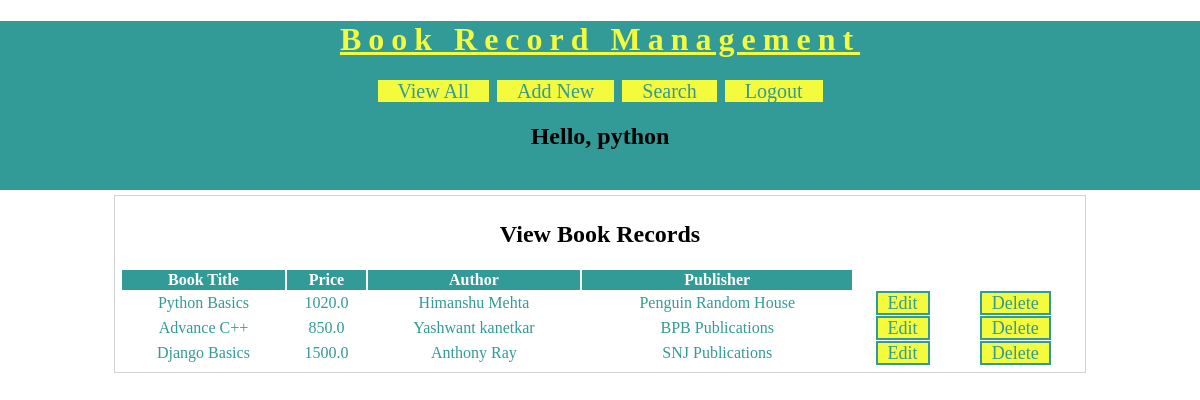
Screenshot of /BRMapp/view-books (signed in) with the database file from the repository.
### BRMapp/models.py (models this page shows)
class Book(models.Model):
    title = models.CharField(max_length=100)
    price = models.FloatField()
    author = models.CharField(max_length=100)
    publisher = models.CharField(max_length=100)

### BRMapp/views.py (the view)
# urls.py: url('view-books',views.viewBooks),
@login_required(login_url="/BRMapp/login/")
def viewBooks(request):
    books = models.Book.objects.all()
    username = request.session['username']
    res = render(request,'BRMapp/view_book.html',{'books':books,'username':username})
    return res   #$$$$

### templates/BRMapp/view_book.html (shortened to what this page needs)
<!DOCTYPE html>
{% load static %}
<html lang="en">
<head>
    <link rel="stylesheet" href="{% static 'css/BRMstyle.css' %}">
</head>
<body>
    <div id="header">
        <h1>Book Record Management</h1>
        <div id="nav">
            <a href="/BRMapp/view-books">View All</a>
            <a href="/BRMapp/new-books">Add New</a>
            <a href="/BRMapp/search-books">Search</a>
            <a href="/BRMapp/logout">Logout</a>
        </div>
        <h2>Hello, {{username}}</h2>
    </div>
    <div id="main">
        <h2>View Book Records</h2>
            <table>
                <thead>
                    <th>Book Title</th>
                    <th>Price</th>
                    <th>Author</th>
                    <th>Publisher</th>
                </thead>
                {% for book in books %}
                <tr>
                    <td>{{book.title}}</td>
                    <td>{{book.price}}</td>
                    <td>{{book.author}}</td>
                    <td>{{book.publisher}}</td>
                    <td><a class="btn" href="/BRMapp/edit-book?bookid={{book.id}}">Edit</a></td>
                    <td><a class="btn" href="/BRMapp/delete-book?bookid={{book.id}}">Delete</a></td>
                </tr>
                {% endfor %}
            </table>
    </div>
</body>
</html>

### static/css/BRMstyle.css (style rules this page uses)
body { background-color:white; margin:0px 0px 0px 0px; font-family:"calibri"; }
#header { background-color:#329A97; padding-bottom:20px; text-align:center; }
#header h1 { text-align:center; color:#F4FA3C; letter-spacing:7px; text-decoration:underline; }
#nav { width:60%; margin:auto; }
#nav a { background-color:#F4FA3C; width:150px; border:solid 2px #329A97; font-size:20px; text-decoration:none; color:#329A97; padding-left:20px; padding-right:20px; }
#main { margin: auto; border:solid 1px lightgray; width:80%; padding:5px; margin-top:5px; }
#main form, #main h2 { text-align:center; }
#main table { width:100%; text-align:center; color:#329A97; }
#main table th { background-color: #329A97; color:white; }
.btn { background-color:#F4FA3C; width:150px; border:solid 2px #329A97; font-size:18px; text-decoration:none; color:#329A97; padding-left:10px; padding-right:10px; }

### rows the page displays
Book: title "Python Basics", price "1020.0", author "Himanshu Mehta", publisher "Penguin Random House"
Book: title "Advance C++", price "850.0", author "Yashwant kanetkar", publisher "BPB Publications"
Book: title "Django Basics", price "1500.0", author "Anthony Ray", publisher "SNJ Publications"

### other values shown
{{ username }} "python"
